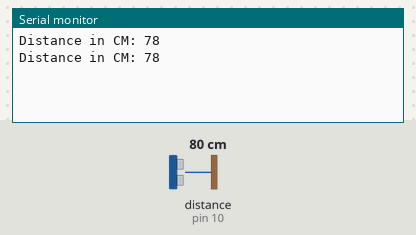
Simulated run of this sketch. Board: Arduino Uno, built with avr-gcc and run on an emulated ATmega328P. Shown: the last lines printed to the serial monitor. Wiring (inferred from the names in the program): ultrasonic range finder: trigger pin 9; echo pin 10. The test bench sets the inputs (shaded band); at power-on: distance to the obstacle (sensor on pin 10) 80 cm. The echo pulse lasts 58.3 µs per cm.

Above: at 1.8 s.
1.9 s: distance to the obstacle (sensor on pin 10) set to 2 cm
At 2.8 s:
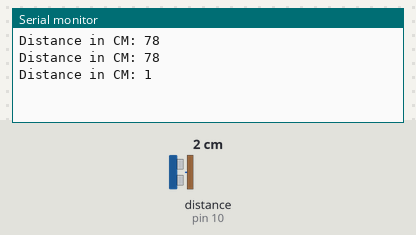
3.4 s: distance to the obstacle (sensor on pin 10) set to 4 cm
At 4.8 s:
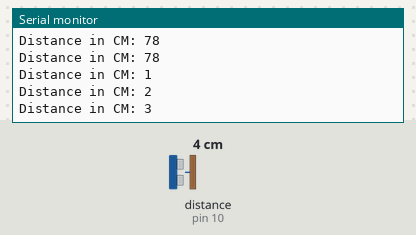
Timing chart, 0 to 6.4 s (numbered marks = the images above; inputs shaded):
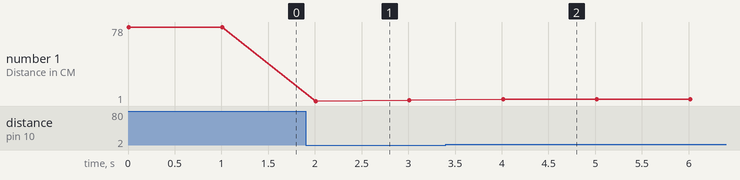

The sketch:

Echo.ino
```cpp
const int trigPin = 9;
const int echoPin = 10;


long duration;
int distance;

void myUltra();

void setup() {
  // put your setup code here, to run once:
  pinMode(trigPin, OUTPUT); // Sets the trigPin as an Output
  pinMode(echoPin, INPUT);

  Serial.begin(9600);
}

void loop() {
  // put your main code here, to run repeatedly:
  myUltra();
  delay(1000);
}

void myUltra(){
  // Clears the trigPin
  digitalWrite(trigPin, LOW);
  delayMicroseconds(2);
  // Sets the trigPin on HIGH state for 10 micro seconds
  digitalWrite(trigPin, HIGH);
  delayMicroseconds(10);
  digitalWrite(trigPin, LOW);
  // Reads the echoPin, returns the sound wave travel time in microseconds
  duration = pulseIn(echoPin, HIGH);
  // Calculating the distance
  distance= duration*0.034/2;
  // Prints the distance on the Serial Monitor
  Serial.print("Distance in CM: ");
  Serial.println(distance);

}
```

Measured:
- after the input at 1.9 s, the serial monitor: prints a new line after 0.11 s (image 1)
- after the input at 3.4 s, the serial monitor: prints a new line after 0.61 s (image 2)
- plotted number 1: 78 → 2 after the input at 1.9 s, 2 → 3 after the input at 3.4 s
